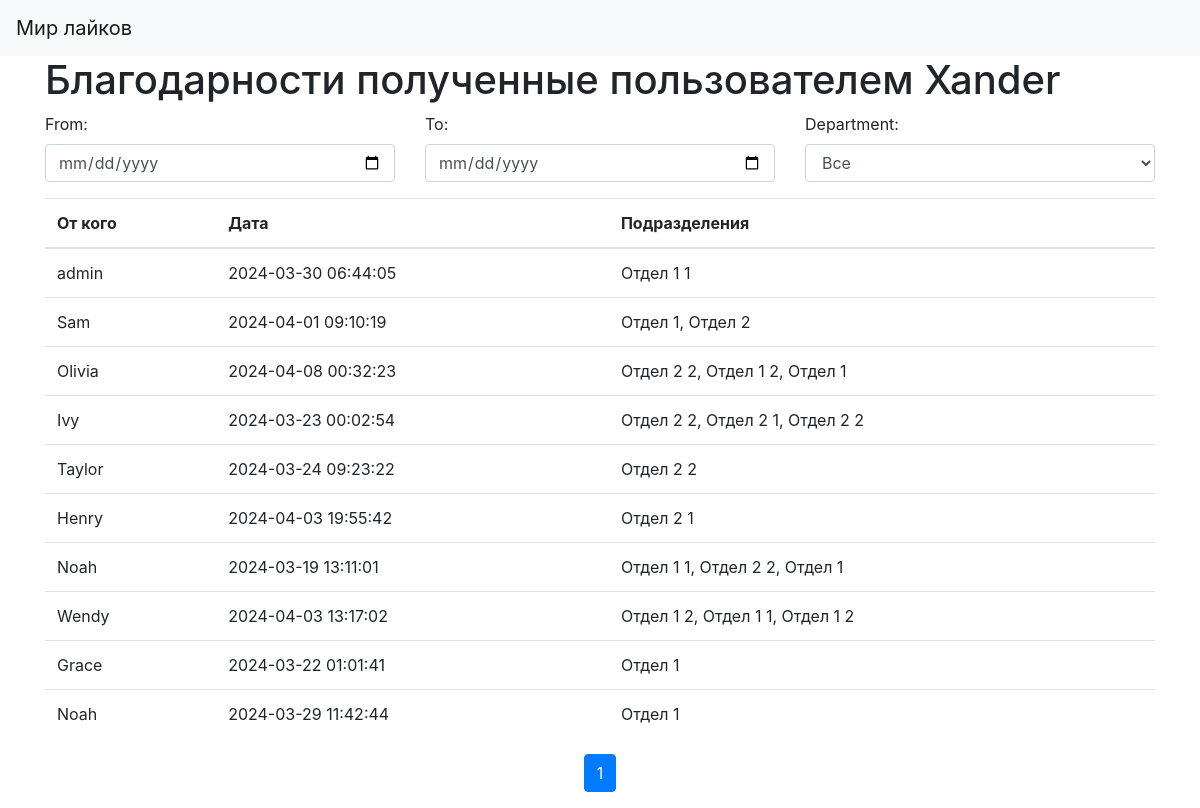
Screenshot of /thanks-received.php?id=4 with the database file from the repository.
### tables this page shows
CREATE TABLE User (
                id INTEGER PRIMARY KEY,
                name TEXT,
                password TEXT);

CREATE TABLE Thank (
                id INTEGER PRIMARY KEY,
                user_from_id INTEGER,
                user_to_id INTEGER,
                date DATETIME,
                FOREIGN KEY(user_from_id) REFERENCES User(id),
                FOREIGN KEY(user_to_id) REFERENCES User(id));

### database.php (called while the page is built, shortened)
<?php
function db_getUserById($userId) {
    $db = new PDO('sqlite:mydatabase.db');
    $query = $db->prepare("SELECT * FROM User WHERE id = :id");
    $query->bindParam(':id', $userId);
    $query->execute();
    $user = $query->fetch(PDO::FETCH_ASSOC);
    return $user;
}
function db_received_thanks($user_to_id){
    $db = new PDO('sqlite:mydatabase.db');
    $query = $db->prepare("SELECT * FROM Thank WHERE user_to_id = :user_to_id");
    $query->bindParam(':user_to_id', $user_to_id);
    $query->execute();
    $thanks = $query->fetchAll(PDO::FETCH_ASSOC);
    return $thanks;
}
function db_getUserDepartments($userId) {
    $db = new PDO('sqlite:mydatabase.db');
    $query = $db->prepare("SELECT Department.name FROM Department
                               INNER JOIN User_Department ON Department.id = User_Department.department_id
                               WHERE User_Department.user_id = :userId");
    $query->bindParam(':userId', $userId);
    $query->execute();
    $departments = $query->fetchAll(PDO::FETCH_COLUMN);
    return $departments;
}

### functions.php (called while the page is built, shortened)
<?php
function filterThanksByDepartmentReceived($thanks, $department_id) {
    $db = new PDO('sqlite:mydatabase.db');
    $query = "SELECT * FROM Thank
              WHERE user_from_id IN (
                  SELECT user_id FROM User_Department
                  WHERE department_id = :department_id
              ) OR :department_id IS NULL";
    $query = $db->prepare($query);
    $query->bindValue(':department_id', $department_id);
    $query->execute();
    $filteredThanks = $query->fetchAll(PDO::FETCH_ASSOC);
    $thanksIds = array_column($thanks, 'id');
    $filteredThanks = array_filter($filteredThanks, function ($item) use ($thanksIds) {
        return in_array($item['id'], $thanksIds);
    });
    return $filteredThanks;
}
function pageFilter($thanks, $currentPage) {
    $itemsPerPage = 20;
    $totalItems = count($thanks);
    $totalPages = ceil($totalItems / $itemsPerPage);
    $offset = ($currentPage - 1) * $itemsPerPage;
    $pagedArray = array_slice($thanks, $offset, $itemsPerPage);
    return [
        'thanks' => $pagedArray,
        'total_pages' => $totalPages
    ];
}

### thanks-received.php (the view, shortened to what this page needs)
<?php
require_once 'database.php';
require_once 'functions.php';
$user_id = $_GET['id'];
$currentPage = $_GET['page'] ?? 1;
$current_department = $_GET['department'] ?? null;
$dateFrom = $_GET['dateFrom'] ?? null;
$dateTo = $_GET['dateTo'] ?? null;
$user = db_getUserById($user_id);
$thanks = db_received_thanks($user_id);
$thanks = filterThanksByDate($thanks, $dateFrom, $dateTo);
$thanks = filterThanksByDepartmentReceived($thanks, $current_department);
$thanks = pageFilter($thanks, $currentPage);
?>
<!DOCTYPE html>
<html lang="en">
<head>
    <link href="https://stackpath.bootstrapcdn.com/bootstrap/4.5.2/css/bootstrap.min.css" rel="stylesheet">
</head>
<body>
<nav class="navbar navbar-expand-lg navbar-light bg-light">
    <a class="navbar-brand" href="/">Мир лайков</a>
</nav>
<div class="container">
    <h1>Благодарности полученные пользователем <?php echo $user['name']; ?></h1>
    <div class="row mb-3">
        <div class="col-md-4">
            <label for="dateFrom">From:</label>
            <input type="date" class="form-control" id="dateFrom"
                   value="<?php echo isset($_GET['dateFrom']) ? date('Y-m-d', $_GET['dateFrom']) : ''; ?>">
        </div>
        <div class="col-md-4">
            <label for="dateTo">To:</label>
            <input type="date" class="form-control" id="dateTo"
                   value="<?php echo isset($_GET['dateTo']) ? date('Y-m-d', $_GET['dateTo']) : ''; ?>">
        </div>
        <div class="col-md-4">
            <label for="department">Department:</label>
            <select class="form-control" id="department">
                <option value="">Все</option>
            </select>
        </div>
    </div>
    <table class="table">
        <thead>
        <tr>
            <th>От кого</th>
            <th>Дата</th>
            <th>Подразделения</th>
        </tr>
        </thead>
        <tbody id="tableBody">
        <?php foreach ($thanks['thanks'] as $thank):
            $from_user = db_getUserById($thank['user_from_id']);
            $departments = db_getUserDepartments($from_user['id']);
            $departments = implode(", ", $departments);
            ?>
            <tr>
                <td><?php echo $from_user['name']; ?></td>
                <td><?php echo $thank['date']; ?></td>
                <td><?php echo $departments; ?></td>
            </tr>
        <?php endforeach; ?>
        </tbody>
    </table>
    <ul class="pagination justify-content-center" id="pagination">
        <?php for ($i = 1; $i <= $thanks['total_pages']; $i++):
            $activeClass = ($i == $currentPage) ? ' active' : '';
            echo '<li class="page-item' . $activeClass . '"><a class="page-link" value="' . $i . '">' . $i . '</a></li>';
        endfor; ?>
    </ul>
</div>
</body>
</html>

### rows the page displays
user: name "Xander"
thank: user_from.name "admin", date "2024-03-30 06:44:05", departments "Отдел 1 1"
thank: user_from.name "Sam", date "2024-04-01 09:10:19", departments "Отдел 1, Отдел 2"
thank: user_from.name "Olivia", date "2024-04-08 00:32:23", departments "Отдел 2 2, Отдел 1 2, Отдел 1"
thank: user_from.name "Ivy", date "2024-03-23 00:02:54", departments "Отдел 2 2, Отдел 2 1, Отдел 2 2"
thank: user_from.name "Taylor", date "2024-03-24 09:23:22", departments "Отдел 2 2"
thank: user_from.name "Henry", date "2024-04-03 19:55:42", departments "Отдел 2 1"
thank: user_from.name "Noah", date "2024-03-19 13:11:01", departments "Отдел 1 1, Отдел 2 2, Отдел 1"
thank: user_from.name "Wendy", date "2024-04-03 13:17:02", departments "Отдел 1 2, Отдел 1 1, Отдел 1 2"
thank: user_from.name "Grace", date "2024-03-22 01:01:41", departments "Отдел 1"
thank: user_from.name "Noah", date "2024-03-29 11:42:44", departments "Отдел 1"
